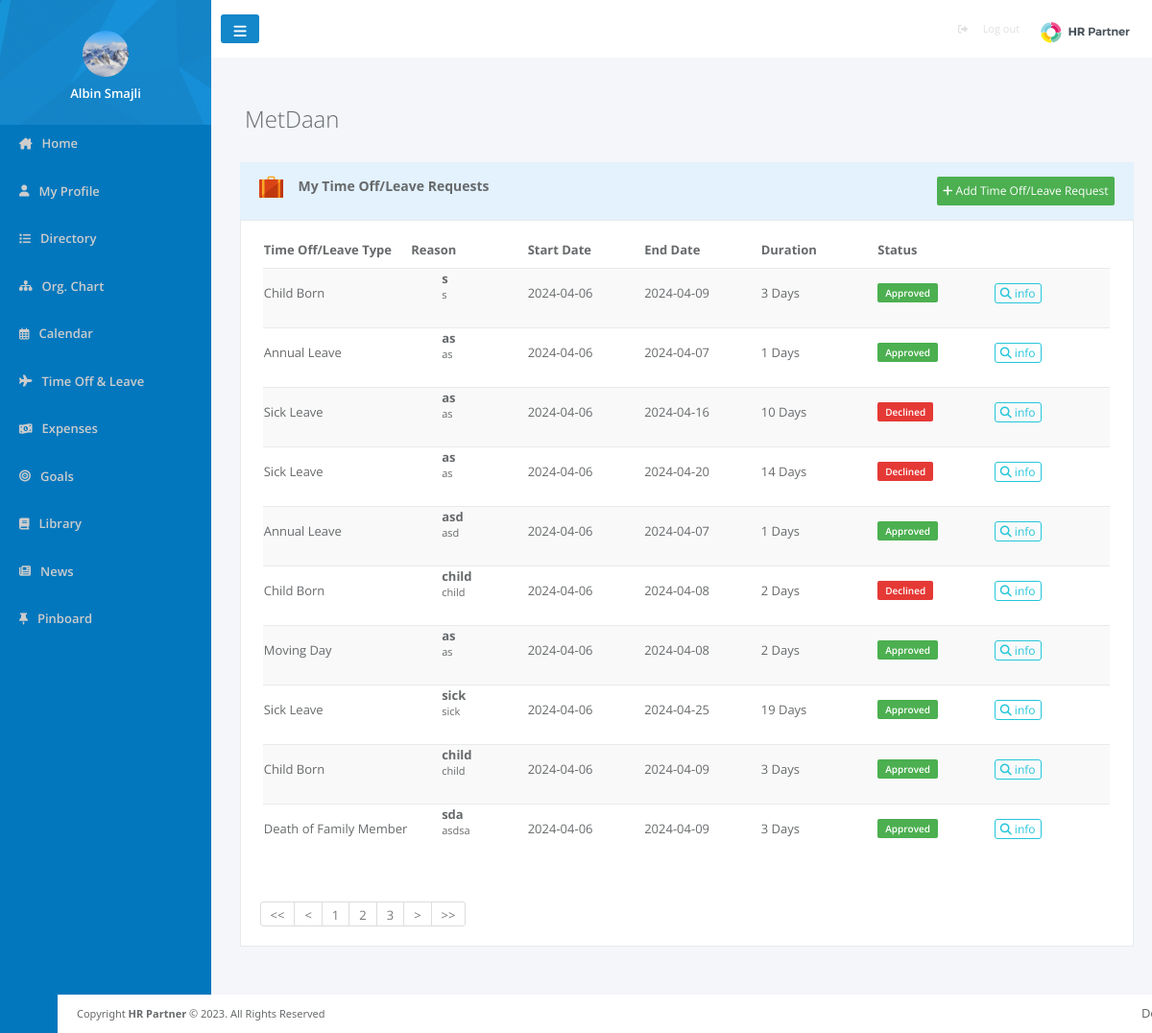
Before: /pages/request.php?page=2 (signed in) with the older database file.
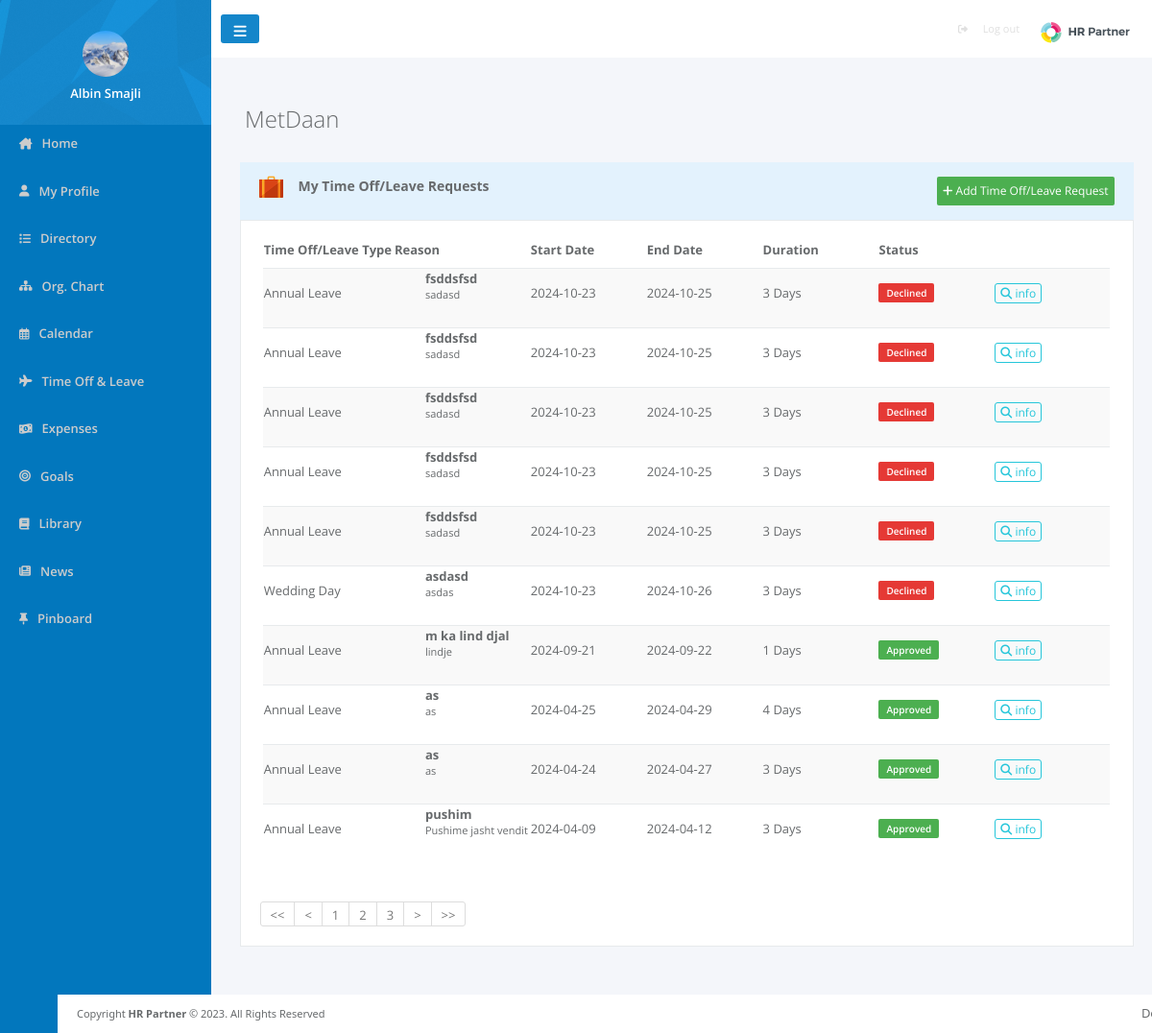
After: the same page with the newer database file.
### tables this page shows
CREATE TABLE `users` (
  `user_id` int(100) NOT NULL,
  `image` varchar(500) DEFAULT NULL,
  `name` varchar(200) NOT NULL,
  `surname` varchar(200) NOT NULL,
  `email` varchar(200) NOT NULL,
  `password` varchar(500) NOT NULL,
  `Position_ID` int(11) DEFAULT NULL,
  `Departament_ID` int(11) DEFAULT NULL,
  `role` int(11) NOT NULL,
  `location` varchar(100) DEFAULT NULL,
  `status` varchar(100) DEFAULT NULL,
  `report_to` int(11) DEFAULT NULL,
  `gender` varchar(10) DEFAULT NULL,
  `born` date DEFAULT NULL,
  `started` date DEFAULT NULL,
  `company` int(11) DEFAULT NULL
);

CREATE TABLE `timeoffrequests` (
  `request_id` int(11) NOT NULL,
  `User_ID` int(11) NOT NULL,
  `Head_ID` int(11) NOT NULL,
  `leave_type` varchar(500) NOT NULL,
  `from` date NOT NULL,
  `to` date NOT NULL,
  `duration` double NOT NULL,
  `short_description` varchar(500) NOT NULL,
  `reason` varchar(500) NOT NULL,
  `status` varchar(100) NOT NULL,
  `checkedby` int(11) DEFAULT NULL,
  `checkDate` date DEFAULT NULL,
  `created` date DEFAULT NULL
);

### pages/GetLeadAndHR.php (called while the page is built, shortened)
<?php
$userId=$_SESSION['user_id'];
?>

### pages/request.php (the view, shortened to what the changed rows need)
<?php
require_once '../config.php';
$userId = $_SESSION['user_id'];
if (isset($_GET['page'])) {
    $page = $_GET['page'];
} else {
    $page = 1;
}
$limit = 10;
$start = ($page - 1) * $limit;
    $sql = "SELECT * From timeoffrequests
 WHERE User_ID =$userId
 ORDER BY timeoffrequests.request_id DESC LIMIT $start , $limit ";
    $prep = $con->prepare($sql);
    $prep->execute();
    $requestDatas = $prep->fetchAll();
    $sql_count = "SELECT * From timeoffrequests
 WHERE User_ID =$userId
 ORDER BY timeoffrequests.request_id ";
    $prep = $con->prepare($sql_count);
    $prep->execute();
    $total_datas = $prep->rowCount();
    $total_page = ceil($total_datas / $limit);
?>
<?php
include_once 'GetLeadAndHR.php';
?>
<head>
    <link rel="stylesheet" href="../css/request.css">
    <link href="https://cdn.jsdelivr.net/npm/bootstrap@5.3.1/dist/css/bootstrap.min.css" rel="stylesheet"
>
</head>
<body>
    <div>
        <?php include '../template/sidebar.php' ?>
    </div>
    <div class="content">
        <div class="requestHead">
            <?php echo "<h2>" . $_SESSION['company_name'] . "</h2>"; ?>
        </div>
        <div class="requestBody">
            <div class="requestTableBody">
                <table class="recentLeave">
                    <thead>
                        <tr>
                            <th>Time Off/Leave Type</th>
                            <th>Reason</th>
                            <th>Start Date</th>
                            <th>End Date</th>
                            <th>Duration</th>
                            <th>Status</th>
                        </tr>
                    </thead>
                    <tbody>
                        <?php foreach ($requestDatas as $requestData): ?>
                            <tr>
                                <td>
                                    <?= $requestData['leave_type'] ?>
                                </td>
                                <td>
                                    <ul>
                                        <li>
                                            <?= $requestData['short_description'] ?>
                                        </li>
                                        <li>
                                            <?= $requestData['reason'] ?>
                                        </li>
                                    </ul>
                                </td>
                                <td>
                                    <?= $requestData['from'] ?>
                                </td>
                                <td>
                                    <?= $requestData['to'] ?>
                                </td>
                                <td>
                                    <?= $requestData['duration'] ?> Days
                                </td>
                                <td>
                                    <?php if ($requestData['status'] == 'Submited') { ?>
                                        <span class='submited'>
                                            <?= $requestData['status'] ?>
                                        </span>
                                    <?php } elseif ($requestData['status'] == 'Approved') { ?>
                                        <span class='approved'>
                                            <?= $requestData['status'] ?>
                                        </span>
                                    <?php } elseif ($requestData['status'] == 'Declined') { ?>
                                        <span class='decline'>
                                            <?= $requestData['status'] ?>
                                        </span>
                                    <?php } ?>
                                </td>
                                <td><a href="" data-bs-toggle="modal"
                                        data-bs-target="#requestInfoModal<?php echo $requestData['request_id']; ?>"
                                        data-bs-whatever="@mdo" class="info"><i class="fa-solid fa-magnifying-glass"></i>
                                        info</a>
                                </td>
                            </tr>
                        <?php endforeach; ?>
                    </tbody>
                </table>
                <div class="paginationn">
                    <ul>
                        <?php for ($i = 1; $i <= $total_page; $i++) {
                            $current_page = $page;
                            $previous_2 = $current_page - 2;
                            $next_2 = $current_page + 2;
                            if ($i >= $previous_2 && $i <= $next_2) {
                                ?>
                                <li><a href="request.php?page=<?php echo $i ?>"><?php echo $i ?></a></li>
                            <?php }
                        } ?>
                    </ul>
                </div>
            </div>
        </div>
    </div>
</body>
</html>

### template/sidebar.php (shortened to what the changed rows need)
<?php
$sql = "SELECT u.user_id, u.image from users u where user_id=$userId";
$prep = $con->prepare($sql);
$prep->execute();
$userImages = $prep->fetchAll();
?>
<head>
    <link rel="stylesheet" href="../css/index.css">
</head>
<div id="sidebar">
    <div id="profile">
        <?php foreach ($userImages as $userImage): ?>
            <img src="../userIMG/<?= $userImage['image'] ?>" alt="">
        <?php endforeach; ?>
        <?php echo "<h3>" . $_SESSION['name'] . "</h3>"; ?>
    </div>
</div>

Changed rows visible on the page:
no longer on this page (row edited): timeoffrequests: leave_type "Child Born", short_description "s", reason "s", from "2024-04-06", to "2024-04-09", duration "3", status "Approved"
no longer on this page (row edited): timeoffrequests: leave_type "Annual Leave", short_description "as", reason "as", from "2024-04-06", to "2024-04-07", duration "1", status "Approved"
no longer on this page (row unchanged): timeoffrequests: leave_type "Sick Leave", short_description "as", reason "as", from "2024-04-06", to "2024-04-16", duration "10", status "Declined"
no longer on this page (row edited): timeoffrequests: leave_type "Sick Leave", short_description "as", reason "as", from "2024-04-06", to "2024-04-20", duration "14", status "Declined"
no longer on this page (row unchanged): timeoffrequests: leave_type "Annual Leave", short_description "asd", reason "asd", from "2024-04-06", to "2024-04-07", duration "1", status "Approved"
no longer on this page (row unchanged): timeoffrequests: leave_type "Child Born", short_description "child", reason "child", from "2024-04-06", to "2024-04-08", duration "2", status "Declined"
no longer on this page (row unchanged): timeoffrequests: leave_type "Moving Day", short_description "as", reason "as", from "2024-04-06", to "2024-04-08", duration "2", status "Approved"
no longer on this page (row unchanged): timeoffrequests: leave_type "Sick Leave", short_description "sick", reason "sick", from "2024-04-06", to "2024-04-25", duration "19", status "Approved"
no longer on this page (row unchanged): timeoffrequests: leave_type "Child Born", short_description "child", reason "child", from "2024-04-06", to "2024-04-09", duration "3", status "Approved"
no longer on this page (row edited): timeoffrequests: leave_type "Death of Family Member", short_description "sda", reason "asdsa", from "2024-04-06", to "2024-04-09", duration "3", status "Approved"
added timeoffrequests: leave_type "Annual Leave", short_description "fsddsfsd", reason "sadasd", from "2024-10-23", to "2024-10-25", duration "3", status "Declined"
added timeoffrequests: leave_type "Annual Leave", short_description "fsddsfsd", reason "sadasd", from "2024-10-23", to "2024-10-25", duration "3", status "Declined"
added timeoffrequests: leave_type "Annual Leave", short_description "fsddsfsd", reason "sadasd", from "2024-10-23", to "2024-10-25", duration "3", status "Declined"
added timeoffrequests: leave_type "Annual Leave", short_description "fsddsfsd", reason "sadasd", from "2024-10-23", to "2024-10-25", duration "3", status "Declined"
added timeoffrequests: leave_type "Annual Leave", short_description "fsddsfsd", reason "sadasd", from "2024-10-23", to "2024-10-25", duration "3", status "Declined"
added timeoffrequests: leave_type "Wedding Day", short_description "asdasd", reason "asdas", from "2024-10-23", to "2024-10-26", duration "3", status "Declined"
added timeoffrequests: leave_type "Annual Leave", short_description "m ka lind djal", reason "lindje", from "2024-09-21", to "2024-09-22", duration "1", status "Approved"
now on this page (row unchanged): timeoffrequests: leave_type "Annual Leave", short_description "as", reason "as", from "2024-04-25", to "2024-04-29", duration "4", status "Approved"
now on this page (row unchanged): timeoffrequests: leave_type "Annual Leave", short_description "as", reason "as", from "2024-04-24", to "2024-04-27", duration "3", status "Approved"
now on this page (row unchanged): timeoffrequests: leave_type "Annual Leave", short_description "pushim", reason "Pushime jasht vendit", from "2024-04-09", to "2024-04-12", duration "3", status "Approved"
